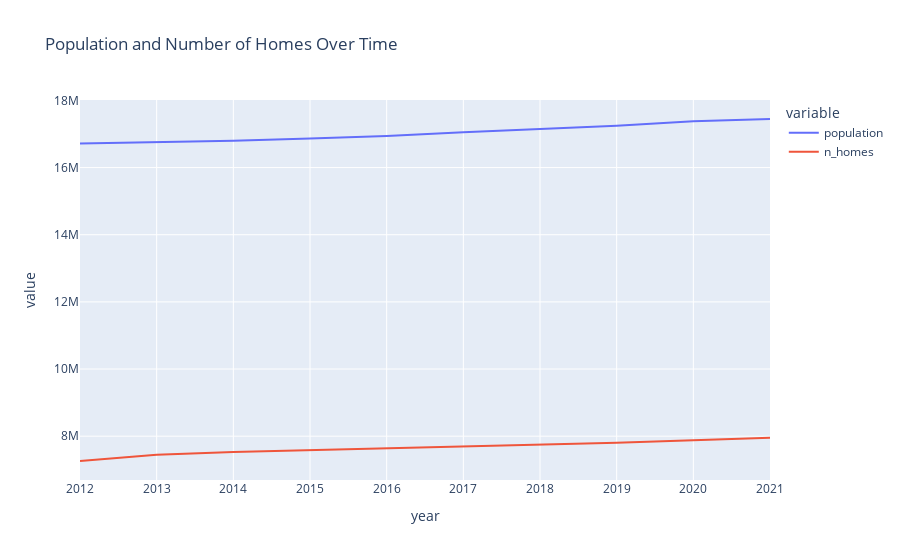

Here is the notebook cell this chart was saved with:
### Code cell
fig = px.line(df, x='year', y=['population', 'n_homes'], title='Population and Number of Homes Over Time')
fig.show()

### Figure 1 — Plotly figure (JSON) as saved in the notebook; plotly's stock layout.template omitted (floating-point values rounded to 4 significant figures)
{"data": [{"hovertemplate": "variable=population<br>year=%{x}<br>value=%{y}<extra></extra>", "legendgroup": "population", "line": {"color": "#636efa", "dash": "solid"}, "marker": {"symbol": "circle"}, "mode": "lines", "name": "population", "orientation": "v", "showlegend": true, "type": "scatter", "x": [2012, 2013, 2014, 2015, 2016, 2017, 2018, 2019, 2020, 2021], "xaxis": "x", "y": [16716294, 16746678, 16795835, 16862939, 16944052, 17050145, 17148640, 17246225, 17380144, 17446807], "yaxis": "y"}, {"hovertemplate": "variable=n_homes<br>year=%{x}<br>value=%{y}<extra></extra>", "legendgroup": "n_homes", "line": {"color": "#EF553B", "dash": "solid"}, "marker": {"symbol": "circle"}, "mode": "lines", "name": "n_homes", "orientation": "v", "showlegend": true, "type": "scatter", "x": [2012, 2013, 2014, 2015, 2016, 2017, 2018, 2019, 2020, 2021], "xaxis": "x", "y": [7260886, 7443937, 7529770, 7582416, 7634499, 7678906, 7732427, 7804921, 7881672, 7956094], "yaxis": "y"}], "layout": {"legend": {"title": {"text": "variable"}, "tracegroupgap": 0}, "title": {"text": "Population and Number of Homes Over Time"}, "xaxis": {"anchor": "y", "domain": [0, 1], "title": {"text": "year"}}, "yaxis": {"anchor": "x", "domain": [0, 1], "title": {"text": "value"}}}}
